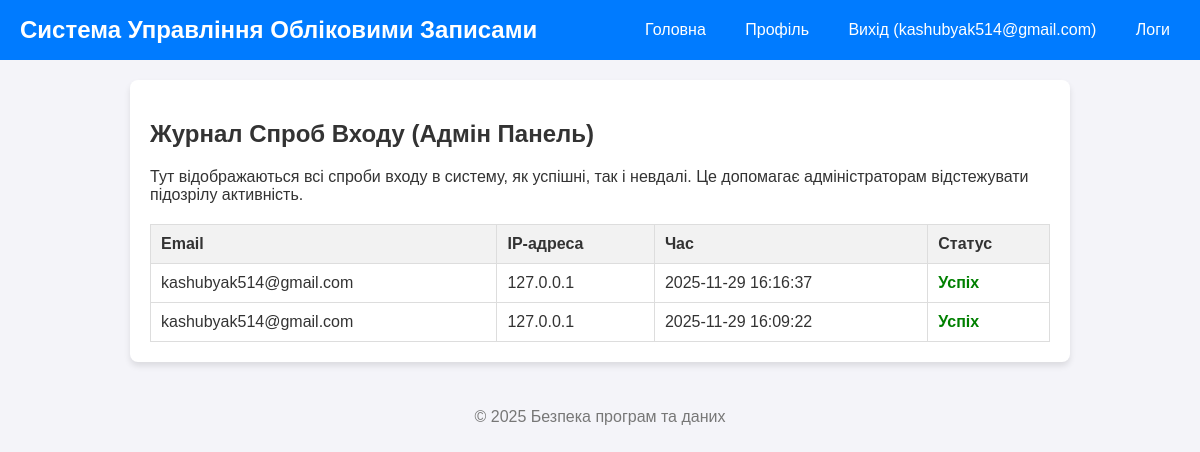
Before: /admin/logs (signed in) with the older database file.
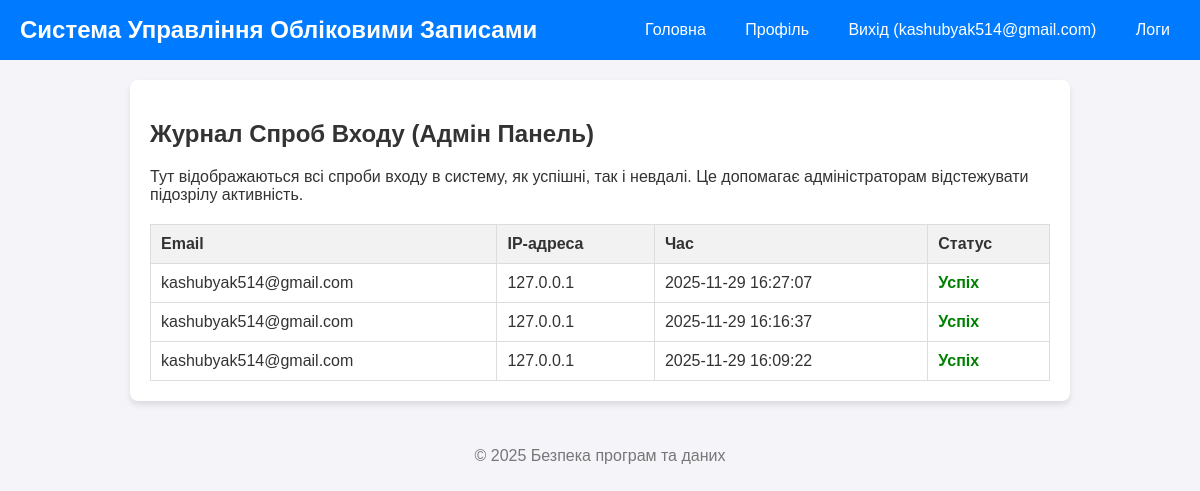
After: the same page with the newer database file.
### app.py (models this page shows)
class LoginAttempt(db.Model):
    id = db.Column(db.Integer, primary_key=True)
    email = db.Column(db.String(120), nullable=False)
    ip_address = db.Column(db.String(45), nullable=False)
    timestamp = db.Column(db.DateTime, default=datetime.utcnow)
    success = db.Column(db.Boolean, nullable=False)

### app.py (the view)
@app.route('/admin/logs')
def admin_logs():
    if 'user_id' not in session:
        flash('У вас немає прав доступу до цієї сторінки.', 'danger')
        return redirect(url_for('login'))
    logs = LoginAttempt.query.order_by(LoginAttempt.timestamp.desc()).all()
    return render_template('admin_logs.html', logs=logs)

### app.py (called while the page is built)
@app.context_processor
def inject_global_vars():
    return dict(RECAPTCHA_SITE_KEY=RECAPTCHA_SITE_KEY)

### templates/admin_logs.html (shortened to what this page needs)
{% extends "base.html" %} {% block content %}
<h2>Журнал Спроб Входу (Адмін Панель)</h2>
<p>
	Тут відображаються всі спроби входу в систему, як успішні, так і невдалі. Це допомагає
	адміністраторам відстежувати підозрілу активність.
</p>
<table class="log-table">
	<thead>
		<tr>
			<th>Email</th>
			<th>IP-адреса</th>
			<th>Час</th>
			<th>Статус</th>
		</tr>
	</thead>
	<tbody>
		{% for log in logs %}
		<tr>
			<td>{{ log.email }}</td>
			<td>{{ log.ip_address }}</td>
			<td>{{ log.timestamp.strftime('%Y-%m-%d %H:%M:%S') }}</td>
			<td class="{% if log.success %}success-status{% else %}failure-status{% endif %}">
				{% if log.success %} Успіх {% else %} Невдача {% endif %}
			</td>
		</tr>
		{% else %}
		<tr>
			<td colspan="4">Журнал спроб входу порожній.</td>
		</tr>
		{% endfor %}
	</tbody>
</table>
{% endblock %}

### templates/base.html (shortened to what this page needs)
<!DOCTYPE html>
<html lang="uk">
	<head>
	</head>
	<body>
		<header>
			<h1>Система Управління Обліковими Записами</h1>
			<nav>
				<a href="{{ url_for('index') }}">Головна</a>
				{% if 'user_id' in session %}
				<a href="{{ url_for('profile') }}">Профіль</a>
				<a href="{{ url_for('logout') }}">Вихід ({{ session['user_email'] }})</a>
				<a href="{{ url_for('admin_logs') }}">Логи</a>
				{% else %}
				<a href="{{ url_for('register') }}">Реєстрація</a>
				<a href="{{ url_for('login') }}">Вхід</a>
				{% endif %}
			</nav>
		</header>
		<main>
			 {% block content %}{% endblock %}
		</main>
		<footer>
			<p>&copy; 2025 Безпека програм та даних</p>
		</footer>
	</body>
</html>

### templates/base.html (style rules this page uses)
body { font-family: Arial, sans-serif; margin: 0; padding: 0; background-color: #f4f4f9; color: #333; }
header { background-color: #007bff; color: white; padding: 1em 20px; display: flex; justify-content: space-between; align-items: center; }
header h1 { margin: 0; font-size: 1.5em; }
nav a { color: white; text-decoration: none; margin-left: 15px; padding: 5px 10px; border-radius: 4px; transition: background-color 0.3s; }
main { padding: 20px; max-width: 900px; margin: 20px auto; background-color: white; border-radius: 8px; box-shadow: 0 4px 6px rgba(0, 0, 0, 0.1); }
footer { text-align: center; padding: 10px; margin-top: 20px; color: #777; }

### templates/admin_logs.html (style rules this page uses)
.log-table { width: 100%; border-collapse: collapse; margin-top: 20px; }
.log-table th, .log-table td { border: 1px solid #ddd; padding: 10px; text-align: left; }
.log-table th { background-color: #f2f2f2; }
.success-status { color: green; font-weight: bold; }

Changed rows visible on the page:
added LoginAttempt: email "kashubyak514@gmail.com", ip_address "127.0.0.1", timestamp "2025-11-29 16:27:07", success "Успіх"
